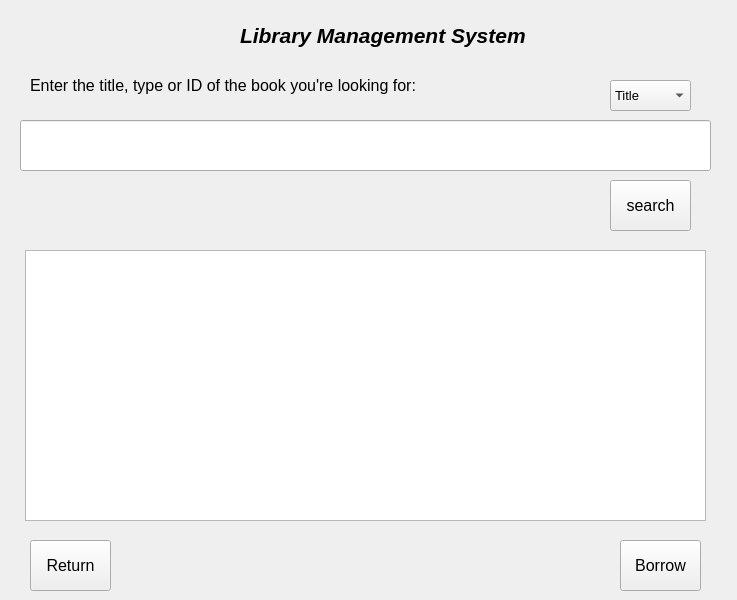
<?xml version="1.0" encoding="UTF-8"?>
<ui version="4.0">
 <class>Library</class>
 <widget class="QWidget" name="Library">
  <property name="geometry">
   <rect>
    <x>0</x>
    <y>0</y>
    <width>737</width>
    <height>600</height>
   </rect>
  </property>
  <property name="windowTitle">
   <string>Library</string>
  </property>
  <widget class="QLabel" name="title">
   <property name="geometry">
    <rect>
     <x>240</x>
     <y>0</y>
     <width>301</width>
     <height>71</height>
    </rect>
   </property>
   <property name="font">
    <font>
     <family>Arial</family>
     <pointsize>16</pointsize>
     <italic>true</italic>
     <bold>true</bold>
    </font>
   </property>
   <property name="text">
    <string>Library Management System</string>
   </property>
  </widget>
  <widget class="QLabel" name="label_2">
   <property name="geometry">
    <rect>
     <x>30</x>
     <y>70</y>
     <width>391</width>
     <height>31</height>
    </rect>
   </property>
   <property name="font">
    <font>
     <family>Arial</family>
     <pointsize>12</pointsize>
    </font>
   </property>
   <property name="text">
    <string>Enter the title, type or ID of the book you're looking for:</string>
   </property>
  </widget>
  <widget class="QPushButton" name="search">
   <property name="geometry">
    <rect>
     <x>610</x>
     <y>180</y>
     <width>81</width>
     <height>51</height>
    </rect>
   </property>
   <property name="font">
    <font>
     <family>Arial</family>
     <pointsize>12</pointsize>
    </font>
   </property>
   <property name="text">
    <string>search</string>
   </property>
  </widget>
  <widget class="QComboBox" name="type">
   <property name="geometry">
    <rect>
     <x>610</x>
     <y>80</y>
     <width>81</width>
     <height>31</height>
    </rect>
   </property>
   <property name="font">
    <font>
     <family>Arial</family>
     <pointsize>10</pointsize>
    </font>
   </property>
   <item>
    <property name="text">
     <string>Title</string>
    </property>
   </item>
   <item>
    <property name="text">
     <string>ID</string>
    </property>
   </item>
  </widget>
  <widget class="QPushButton" name="borrow">
   <property name="geometry">
    <rect>
     <x>620</x>
     <y>540</y>
     <width>81</width>
     <height>51</height>
    </rect>
   </property>
   <property name="font">
    <font>
     <family>Arial</family>
     <pointsize>12</pointsize>
    </font>
   </property>
   <property name="text">
    <string>Borrow</string>
   </property>
  </widget>
  <widget class="QLineEdit" name="searchLabel">
   <property name="geometry">
    <rect>
     <x>20</x>
     <y>120</y>
     <width>691</width>
     <height>51</height>
    </rect>
   </property>
  </widget>
  <widget class="QPushButton" name="return_2">
   <property name="geometry">
    <rect>
     <x>30</x>
     <y>540</y>
     <width>81</width>
     <height>51</height>
    </rect>
   </property>
   <property name="font">
    <font>
     <family>Arial</family>
     <pointsize>12</pointsize>
    </font>
   </property>
   <property name="text">
    <string>Return</string>
   </property>
  </widget>
  <widget class="QTableWidget" name="books">
   <property name="geometry">
    <rect>
     <x>25</x>
     <y>250</y>
     <width>681</width>
     <height>271</height>
    </rect>
   </property>
  </widget>
 </widget>
 <resources/>
 <connections/>
</ui>
